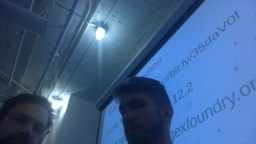
#> input picture a.jpg, 256 x 144 px, shrunk from 1280 x 720 before the run, found by its file name
$ python ffmpeg.py
#> lines starting #> are read from the running program, lines starting #| are printed output that depends on the picture
#/usr/bin/env python
import cv2
import time

faceCascade = cv2.CascadeClassifier('/opt/cv2/cascade.xml')

while True:
    try:
        image = cv2.imread('/opt/cv2/a.jpg')
#> image is the input picture: shape (144, 256, 3); mean B, G, R 142.1, 98.5, 65.6
        gray = cv2.cvtColor(image, cv2.COLOR_BGR2GRAY)
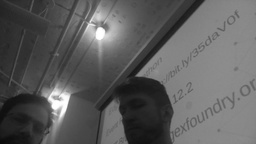
#> gray: shape (144, 256); min 9, max 255, mean 93.6
        faces = faceCascade.detectMultiScale(
          gray,
          scaleFactor=1.1,
          minNeighbors=5,
          minSize=(30, 30),
          flags = cv2.CASCADE_SCALE_IMAGE
        )
#> faces = ()
        # print(f"{len(faces)} faces")
        for (x, y, w, h) in faces:
          cv2.rectangle(image, (x, y), (x+w, y+h), (0, 255, 0), 2)
#> this loop made 0 passes
        cv2.imwrite('/opt/cv2/b.jpg', image)
        print(".")
        time.sleep(1)
    except Exception:
        pass
